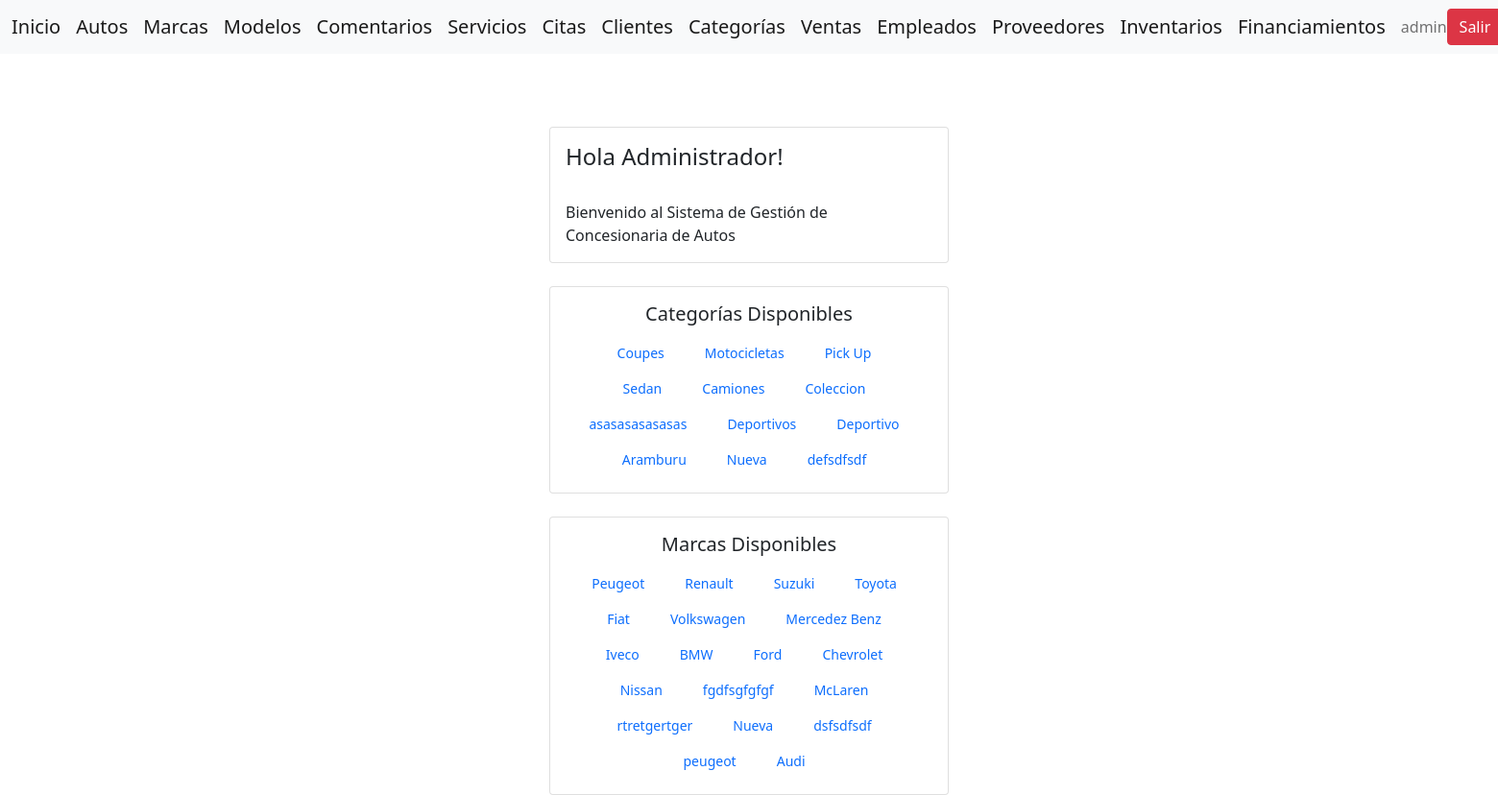
The app's page / (signed in) with its own data.
### gestion/models.py (models this page shows, shortened)
class Categoria(models.Model):
    nombre = models.CharField(max_length=100)

class Marca(models.Model):
    nombre = models.CharField(max_length=100)

### home/views.py (the view)
# urls.py: path('', IndexView.as_view(), name='index'),
class IndexView(LoginRequiredMixin, TemplateView):
    template_name = 'home/index.html'
    login_url = 'login'
    def get_context_data(self, **kwargs):
        context = super().get_context_data(**kwargs)
        context['user'] = self.request.user
        return context

### gestion/context_processors.py (called while the page is built)
def user_info(request):
    user = request.user if request.user.is_authenticated else None
    return {
        'authenticated_user': user
    }

def all_brands(request):
    brands = cache.get('brands')
    if brands is None:
        brands = Marca.objects.all()
        cache.set('brands', brands, 36000)  # Cache por 10 horas (36000 segundos)
    return {'all_brands': brands}

def all_categories(request):
    categories = cache.get('categories')
    if categories is None:
        categories = Categoria.objects.all()  # Devuelve objetos completos
        cache.set('categories', categories, 36000)  # Cache por 10 horas (36000 segundos)
    return {'all_categories': categories}

### home/templates/home/index.html (shortened to what this page needs)
{% extends 'home/base.html' %}
{% block content %}
<div class="row" style="margin-top: 2cm;">
    <div class="col"></div>
    <div class="col">
        <div class="card">
            <div class="card-body">
                <h4 class="card-title">
                    Hola
                    {% if authenticated_user %}
                        {{ authenticated_user.first_name }}!
                    {% else %}
                        Invitado
                    {% endif %}
                </h4>
                <br>
                <p class="card-text">Bienvenido al Sistema de Gestión de Concesionaria de Autos</p>
            </div>
        </div>
        <div class="card mt-4">
            <div class="card-body">
                <h5 class="card-title text-center" style="margin-bottom: 10px;">Categorías Disponibles</h5>
                <div style="display: flex; justify-content: center; flex-wrap: wrap;">
                    {% for category in all_categories %}
                        <a class="nav-link" href="{% url 'categoria-detail' category.id %}" style="margin-right: 10px; white-space: nowrap; font-size: 14px;">{{ category.nombre }}</a>
                    {% endfor %}
                </div>
            </div>
        </div>
        <div class="card mt-4">
            <div class="card-body">
                <h5 class="card-title text-center" style="margin-bottom: 10px;">Marcas Disponibles</h5>
                <div style="display: flex; justify-content: center; flex-wrap: wrap;">
                    {% for brand in all_brands %}
                        <a class="nav-link" href="{% url 'marca-detail' brand.id %}" style="margin-right: 10px; white-space: nowrap; font-size: 14px;">{{ brand.nombre }}</a>
                    {% endfor %}
                </div>
            </div>
        </div>
    </div>
    <div class="col"></div>
</div>
{% endblock %}

### home/templates/home/base.html (shortened to what this page needs)
<!DOCTYPE html>
<html lang="es">
<head>
    {% load static %}
    <link href="https://cdn.jsdelivr.net/npm/bootstrap@5.1.3/dist/css/bootstrap.min.css" rel="stylesheet">
</head>
<body class="{% if 'login' in request.path or 'register' in request.path %}auth-body{% endif %}">
    <nav class="navbar navbar-expand-lg navbar-light bg-light">
        <div class="container-fluid">
            <a class="navbar-brand" href="{% url 'index' %}">Inicio</a>
            <a class="navbar-brand" href="{% url 'auto-list' %}">Autos</a>
            <a class="navbar-brand" href="{% url 'marca-list' %}">Marcas</a>
            <a class="navbar-brand" href="{% url 'modelo-list' %}">Modelos</a>
            <a class="navbar-brand" href="{% url 'comentario-list' %}">Comentarios</a>
            <a class="navbar-brand" href="{% url 'servicio-list' %}">Servicios</a>
            <a class="navbar-brand" href="{% url 'cita-list' %}">Citas</a>
            {% if authenticated_user %}
                {% if authenticated_user.is_staff %}
                    <a class="navbar-brand" href="{% url 'cliente-list' %}">Clientes</a>
                    <a class="navbar-brand" href="{% url 'categoria-list' %}">Categorías</a>
                    <a class="navbar-brand" href="{% url 'venta-list' %}">Ventas</a>
                    <a class="navbar-brand" href="{% url 'empleado-list' %}">Empleados</a>
                    <a class="navbar-brand" href="{% url 'proveedor-list' %}">Proveedores</a>
                    <a class="navbar-brand" href="{% url 'inventario-list' %}">Inventarios</a>
                    <a class="navbar-brand" href="{% url 'financiamiento-list' %}">Financiamientos</a>
                {% endif %}
                <span class="navbar-text">{{ authenticated_user.username }}</span>
                <a href="{% url 'logout' %}" class="btn btn-danger">Salir</a>
            {% endif %}
        </div>
    </nav>
    <div class="container mt-4">
        {% block content %}
        {% endblock %}
    </div>
</body>
</html>

### home/templates/home/base.html (style rules this page uses)
body { background-image: url(''); background-size: cover; background-position: center; background-repeat: no-repeat; height: 100vh; margin: 0; }
.card { background-color: rgba(255, 255, 255, 0.8); }

### records on screen
Categoria: nombre "Coupes"
Categoria: nombre "Motocicletas"
Categoria: nombre "Pick Up"
Categoria: nombre "Sedan"
Categoria: nombre "Camiones"
Categoria: nombre "Coleccion"
Categoria: nombre "asasasasasasas"
Categoria: nombre "Deportivos"
Categoria: nombre "Deportivo"
Categoria: nombre "Aramburu"
Categoria: nombre "Nueva"
Categoria: nombre "defsdfsdf"
Marca: nombre "Peugeot"
Marca: nombre "Renault"
Marca: nombre "Suzuki"
Marca: nombre "Toyota"
Marca: nombre "Fiat"
Marca: nombre "Volkswagen"
Marca: nombre "Mercedez Benz"
Marca: nombre "Iveco"
Marca: nombre "BMW"
Marca: nombre "Ford"
Marca: nombre "Chevrolet"
Marca: nombre "Nissan"
Marca: nombre "fgdfsgfgfgf"
Marca: nombre "McLaren"
Marca: nombre "rtretgertger"
Marca: nombre "Nueva"
Marca: nombre "dsfsdfsdf"
Marca: nombre "peugeot"
Marca: nombre "Audi"

### other values on screen
{{ authenticated_user.username }} "admin"
{{ authenticated_user.first_name }} "Administrador"
